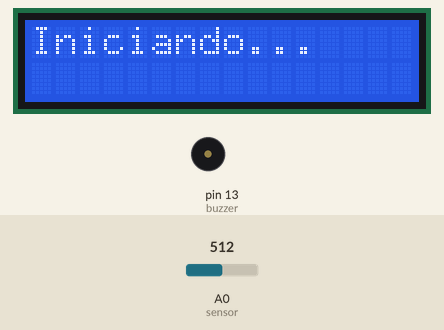
This sketch was run on a simulated Arduino Uno, built with avr-gcc and run on an emulated ATmega328P. Shown: 16×2 character LCD, buzzer (waves = sounding, pin HIGH). The inputs (shaded band) are chosen by the test bench; at power-on: A0 (sensor) = 512. What the sketch prints to the serial monitor is not drawn.

Above: at 0.1 s.
At 60.1 s:
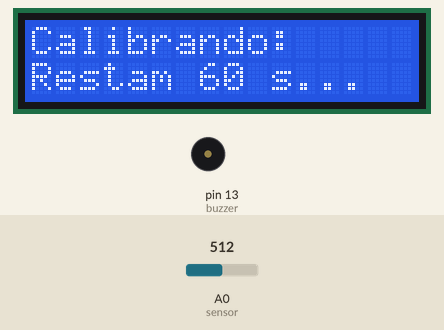
At 75.2 s:
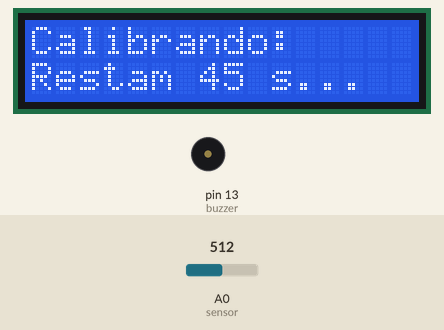
At 90.2 s:
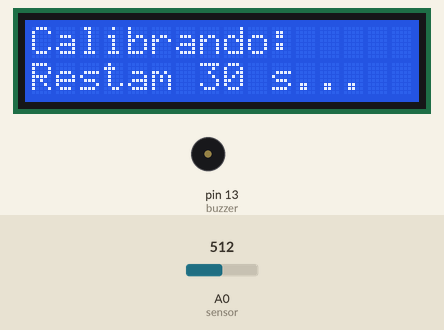
At 105.2 s:
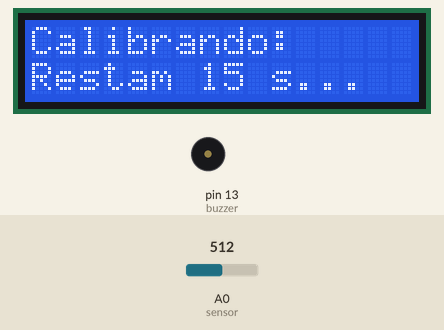
At 121.2 s:
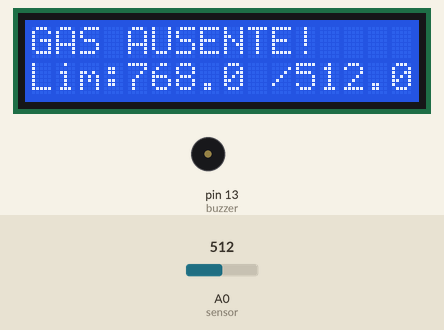

Measured:
- what the display in image 1 shows lasts 1.0 s, from 60.1 s to 61.1 s

The sketch:

arduino.ino
```cpp
#include <SoftwareSerial.h>
#include <LiquidCrystal.h>

#define sensor A0
#define buzzer 13
float leitura_sensor, leitura_setup, limite = 0,media;
int i = 0;
LiquidCrystal lcd(2,3,4,5,6,7);
SoftwareSerial s(0,1);

void setup() {
   pinMode(buzzer, OUTPUT);
   Serial.begin(115200);

   lcd.begin(16, 2);
   lcd.setCursor(0,0);
   lcd.print("Iniciando...");
   delay(60000);
   lcd.clear();
   lcd.setCursor(0,0);
   lcd.print("Calibrando: ");
   lcd.setCursor(0,1);
   lcd.print("Restam ");

   for(i = 60; i > 0; i--){

       leitura_setup = analogRead(sensor);
       media = media + leitura_setup;

       lcd.setCursor(7,1);
       if(i<10){
          lcd.print(i);
          lcd.setCursor(8,1);
          lcd.print(" ");
       }else
          lcd.print(i);

       lcd.setCursor(9,1);
       lcd.println(" s...  ");
       delay(1000);
   }

   lcd.clear();
   media=media/60;
   media = media*1.5;
   limite=media;
    Serial.print("ESTE E O LIMITE >>> ");
    Serial.println(limite);
    delay(1000);
}

void loop() {

 leitura_sensor = analogRead(sensor);
 Serial.println(leitura_sensor);

 lcd.setCursor(0,1);
 lcd.print("Lim:");
 lcd.setCursor(4,1);
 lcd.print(limite);

 lcd.setCursor(9,1);
 lcd.print(" /");
 lcd.setCursor(11,1);
 lcd.print(leitura_sensor);

if(leitura_sensor >= limite){
    digitalWrite(buzzer, HIGH);
    lcd.clear();
    lcd.setCursor(0,0);
    lcd.println("GAS DETECTADO!");
    s.write('1');
 }
 else{
  digitalWrite(buzzer, LOW);
  lcd.setCursor(0,0);
  lcd.println("GAS AUSENTE!");
  s.write('0');
 }
 delay(1000);
}
```
